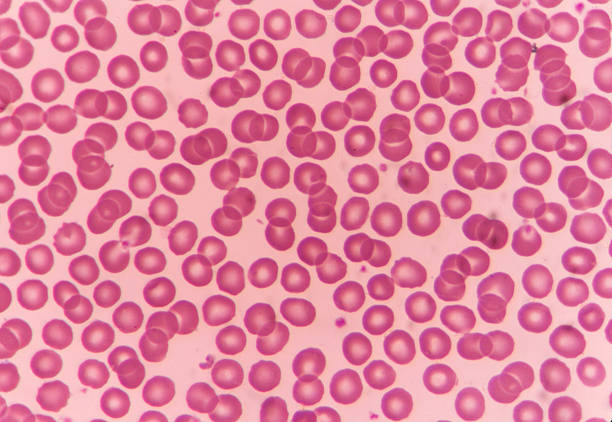
#> input picture normalrbc.jpg, 612 x 422 px; its folder holds only this picture in this run
$ python rbcdemoautoload.py
#> lines starting #> are read from the running program, lines starting #| are printed output that depends on the picture; after the words box and inside, x2 and y2 are one past the last pixel; in counts of white or black regions, pixels touching at a corner belong together
#> the answer given: normalrbc.jpg
#> further down, img is the input picture: shape (422, 612, 3); mean B, G, R 157.2, 130.8, 225.3
import cv2
import numpy as np
from tkinter import Tk
from tkinter.filedialog import askopenfilename

# Function to classify RBC based on shape/roundness
def classify_rbc(img):
    gray = cv2.cvtColor(img, cv2.COLOR_BGR2GRAY)
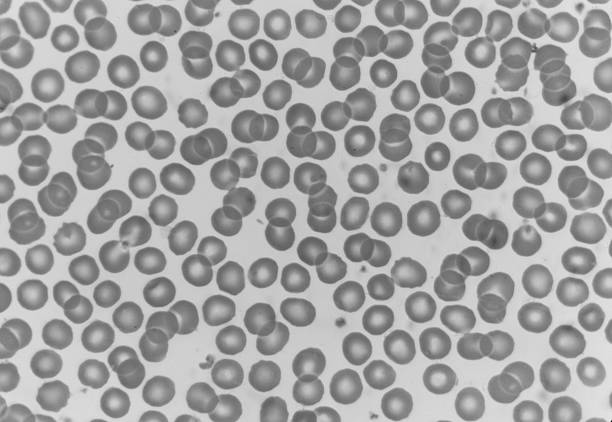
#> gray: shape (422, 612); min 18, max 241, mean 162.1
    _, thresh = cv2.threshold(gray, 127, 255, cv2.THRESH_BINARY_INV + cv2.THRESH_OTSU)
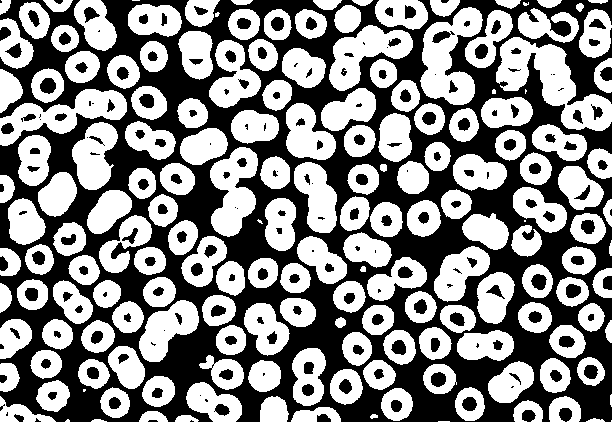
#> thresh: shape (422, 612); 53.3% white; 205 black regions (48 under 20 px)
    contours, _ = cv2.findContours(thresh, cv2.RETR_EXTERNAL, cv2.CHAIN_APPROX_SIMPLE)
#> contours = 175 contours, 14 with area under 20; largest, box (x1, y1, x2, y2) and area: (496, 37, 612, 131) 4492, (420, 7, 483, 105) 3382, (0, 89, 127, 146) 3124, (210, 147, 258, 237) 2656, (329, 25, 413, 91) 2654

    results = []

    for cnt in contours:
        area = cv2.contourArea(cnt)
        perimeter = cv2.arcLength(cnt, True)
        if perimeter == 0:
            continue
        roundness = 4 * np.pi * (area / (perimeter**2))
        if roundness > 0.8:
            results.append("Normal RBC")
        else:
            results.append("Thalassemia minor RBC")
#> this loop made 175 passes
#> (area, perimeter, roundness) on passes 5, 6, 8: (31, 39.31, 0.252), (100, 53.8, 0.434), (198.5, 70.04, 0.508)
#> after the loop, results = 175 items, first 6: 'Thalassemia minor RBC', 'Thalassemia minor RBC', 'Thalassemia minor RBC', 'Thalassemia minor RBC', 'Thalassemia minor RBC', 'Thalassemia minor RBC'

    if len(results) == 0:
        return "No cells detected"

    if results.count("Normal RBC") >= results.count("Thalassemia minor RBC"):
        return "Predicted: Normal RBC"
    else:
        return "Predicted: Thalassemia minor RBC"

# ----------------------------
# Open file dialog for user to select any image
# ----------------------------
Tk().withdraw()  # Hide the main Tk window
file_path = askopenfilename(title="Select an RBC image", filetypes=[("JPEG files", "*.jpg"), ("PNG files", "*.png")])

if not file_path:
    print("No file selected!")
else:
    img = cv2.imread(file_path)
    if img is None:
        print("Could not load image!")
    else:
        prediction = classify_rbc(img)
#> prediction = 'Predicted: Thalassemia minor RBC'

        # Overlay prediction text on the image
        img_display = img.copy()
        cv2.putText(img_display, prediction, (10, 30),
                    cv2.FONT_HERSHEY_SIMPLEX, 1, (0, 0, 255), 2, cv2.LINE_AA)
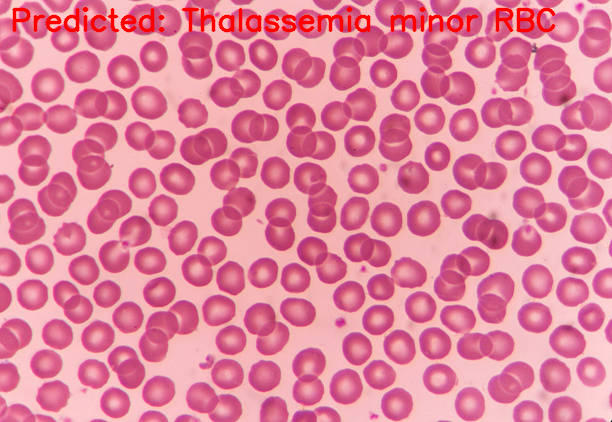
#> img_display: shape (422, 612, 3); 2.38% of pixels changed, all inside (x1, y1, x2, y2) = (12, 7, 556, 33)

        cv2.imshow("RBC Sample", img_display)
        print(file_path.split("/")[-1], "->", prediction)
#| normalrbc.jpg -> Predicted: Thalassemia minor RBC
        cv2.waitKey(0)  # Wait until key press
        cv2.destroyAllWindows()

$ run again, on thalessemiaminor2.jpg
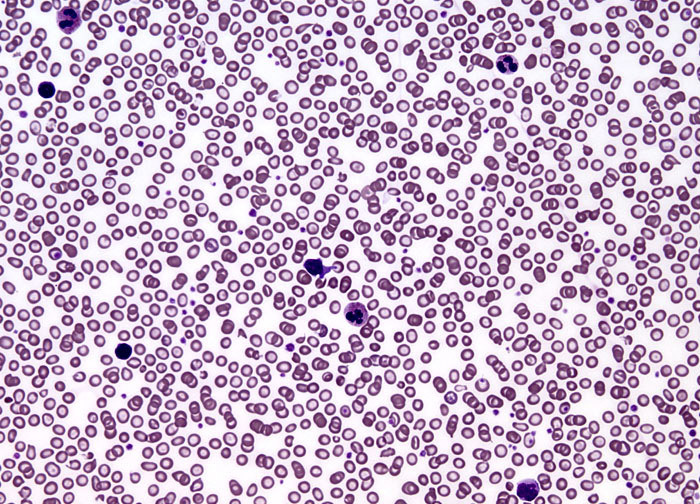
#> input picture thalessemiaminor2.jpg, 700 x 504 px
#> img is the input picture: shape (504, 700, 3); mean B, G, R 201, 176, 198
#> in classify_rbc, `_, thresh = cv2.threshold(gray, 127, 255, cv2.THRESH_BINARY_INV + cv2...`:
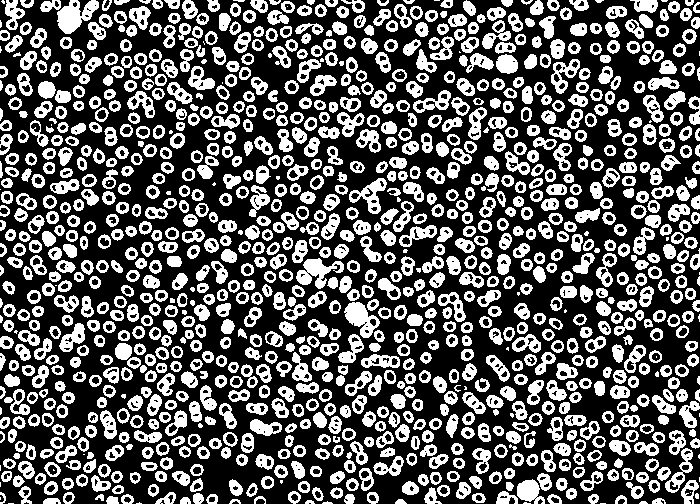
#> thresh: shape (504, 700); 36.4% white; 1159 white regions (64 under 20 px)
#> contours = 1147 contours, 82 with area under 20; largest, box (x1, y1, x2, y2) and area: (57, 0, 99, 34) 762, (344, 302, 380, 338) 652, (296, 258, 344, 289) 614, (349, 178, 387, 214) 566, (551, 59, 580, 94) 488
#> the loop in classify_rbc, `for cnt in contours:` made 1147 passes
#> (area, perimeter, roundness) on passes 8 to 10: (31.5, 25.9, 0.59), (20.5, 29.56, 0.295), (40.5, 41.56, 0.295)
#> after the loop in classify_rbc, `for cnt in contours:`: results = 1146 items, first 6: 'Thalassemia minor RBC', 'Thalassemia minor RBC', 'Thalassemia minor RBC', 'Thalassemia minor RBC', 'Thalassemia minor RBC', 'Thalassemia minor RBC'
#> prediction = 'Predicted: Normal RBC'
#> `cv2.putText(img_display, prediction, (10, 30), cv2.FONT_HERSHEY_SIMPLE..`:
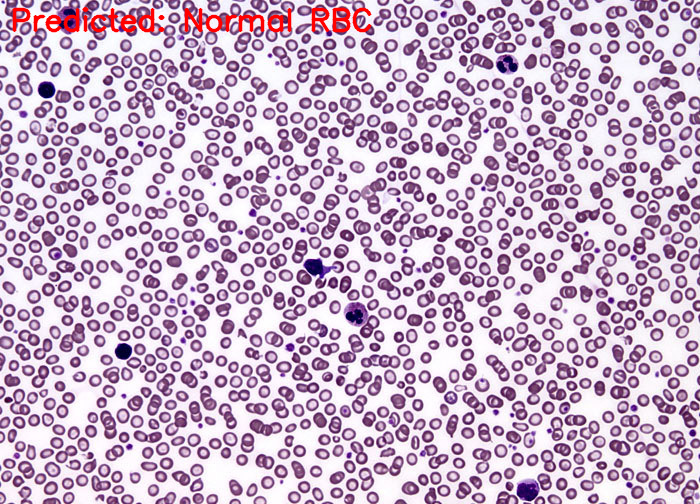
#> img_display: shape (504, 700, 3); 1.18% of pixels changed, all inside (x1, y1, x2, y2) = (12, 7, 372, 33)
#| thalessemiaminor2.jpg -> Predicted: Normal RBC

$ run again, on thalessemiaminor3.jpg
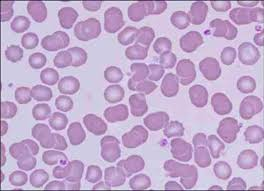
#> input picture thalessemiaminor3.jpg, 264 x 191 px
#> img is the input picture: shape (191, 264, 3); mean B, G, R 205.8, 169.9, 193.8
#> in classify_rbc, `_, thresh = cv2.threshold(gray, 127, 255, cv2.THRESH_BINARY_INV + cv2...`:
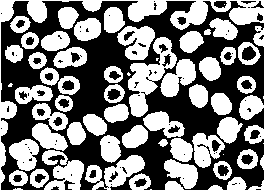
#> thresh: shape (191, 264); 49.2% white; 57 white regions (7 under 20 px)
#> contours = 56 contours, 6 with area under 20; largest, box (x1, y1, x2, y2) and area: (0, 0, 264, 191) 5864, (128, 37, 177, 117) 1558, (117, 26, 155, 60) 831, (192, 133, 225, 168) 708, (160, 59, 196, 97) 701
#> the loop in classify_rbc, `for cnt in contours:` made 56 passes
#> (area, perimeter, roundness) on passes 1, 2, 3, 4, 5, 7, 9, 10: (213.5, 56.04, 0.854), (250, 60.28, 0.864), (244, 60.28, 0.844), (562, 116.9, 0.517), (24, 30.49, 0.325), (302.5, 66.87, 0.85), (39.5, 25.56, 0.76), (623, 109.7, 0.65)
#> after the loop in classify_rbc, `for cnt in contours:`: results = 54 items, first 6: 'Normal RBC', 'Normal RBC', 'Normal RBC', 'Thalassemia minor RBC', 'Thalassemia minor RBC', 'Normal RBC'
#> prediction = 'Predicted: Thalassemia minor RBC'
#> `cv2.putText(img_display, prediction, (10, 30), cv2.FONT_HERSHEY_SIMPLE..`:
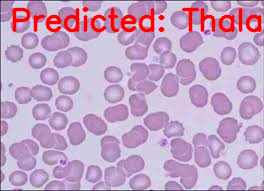
#> img_display: shape (191, 264, 3); 5.74% of pixels changed, all inside (x1, y1, x2, y2) = (12, 7, 262, 33)
#| thalessemiaminor3.jpg -> Predicted: Thalassemia minor RBC

$ run again, on normalrbc2.jpg
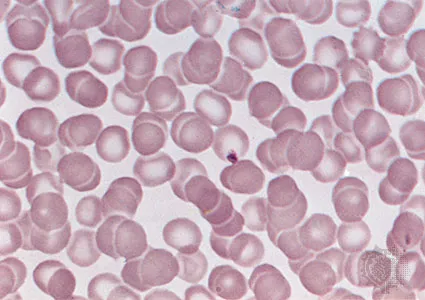
#> input picture normalrbc2.jpg, 425 x 300 px
#> img is the input picture: shape (300, 425, 3); mean B, G, R 183.8, 170.7, 197.9
#> in classify_rbc, `_, thresh = cv2.threshold(gray, 127, 255, cv2.THRESH_BINARY_INV + cv2...`:
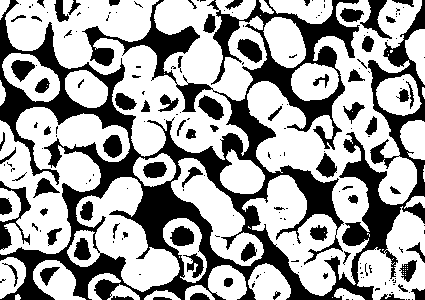
#> thresh: shape (300, 425); 63.3% white; 196 black regions (119 under 20 px)
#> contours = 44 contours, 12 with area under 20; largest, box (x1, y1, x2, y2) and area: (242, 0, 422, 296) 21316, (5, 0, 267, 160) 20829, (0, 107, 130, 255) 9700, (67, 177, 180, 292) 5974, (357, 206, 425, 300) 3857
#> the loop in classify_rbc, `for cnt in contours:` made 44 passes
#> (area, perimeter, roundness) on passes 2 to 9: (20, 17.66, 0.806), (164.5, 84.53, 0.289), (173, 77.11, 0.366), (194, 84.77, 0.339), (216.5, 91.5, 0.325), (279.5, 120.3, 0.243), (997, 121.7, 0.845), (1074.5, 159.8, 0.529)
#> after the loop in classify_rbc, `for cnt in contours:`: results = 40 items, first 6: 'Normal RBC', 'Thalassemia minor RBC', 'Thalassemia minor RBC', 'Thalassemia minor RBC', 'Thalassemia minor RBC', 'Thalassemia minor RBC'
#> prediction = 'Predicted: Thalassemia minor RBC'
#> `cv2.putText(img_display, prediction, (10, 30), cv2.FONT_HERSHEY_SIMPLE..`:
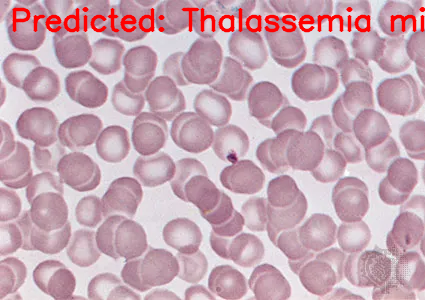
#> img_display: shape (300, 425, 3); 3.66% of pixels changed, all inside (x1, y1, x2, y2) = (12, 7, 425, 33)
#| normalrbc2.jpg -> Predicted: Thalassemia minor RBC
